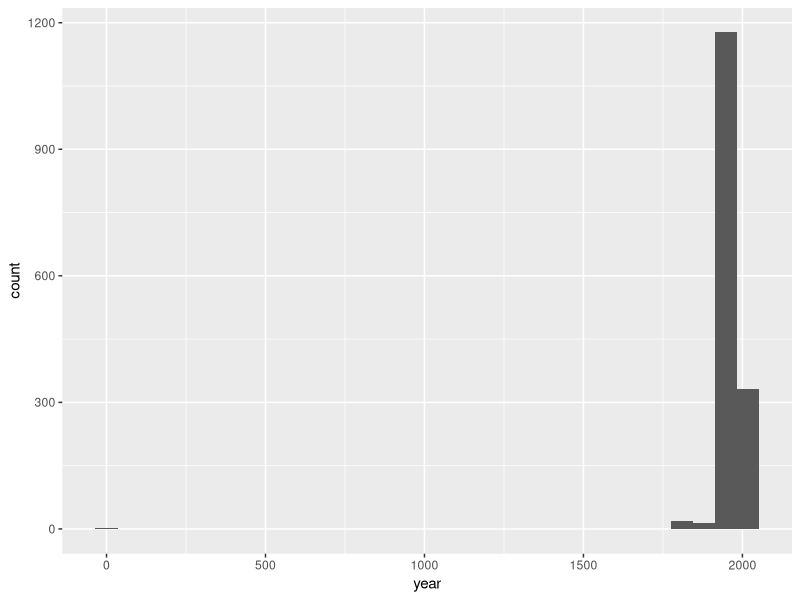
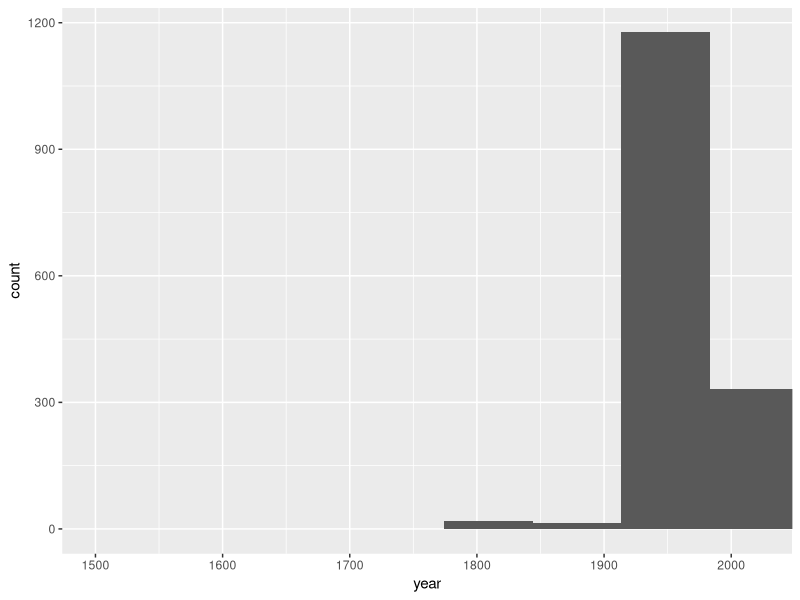
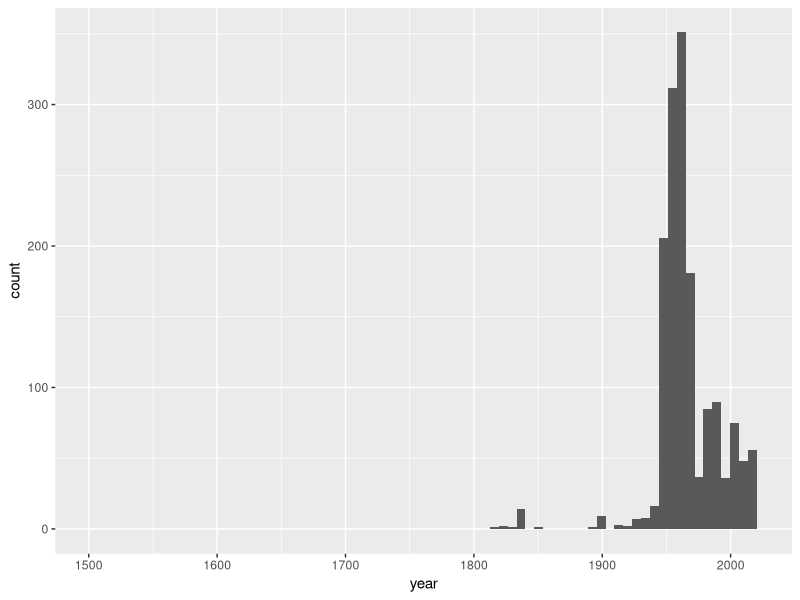

Here is the R script that generated these plots, in order:
## ---- chunk 1
library(tidyverse) 
library(stringr)
library(skimr)
## ---- chunk 2
# Remove eval = FALSE or set it to TRUE once data is ready to be loaded
uoe_art <- read_csv("data/uoe-art.csv")
## ---- chunk 3
uoe_art <- uoe_art %>%
  separate(title, into = c("title", "date"), sep = "\\(") %>%
  mutate(year = str_remove(date, "\\)") %>% as.numeric()) %>%
  select(title, artist, year, date)
## ---- chunk 4
skim(uoe_art)
## ---- chunk 5
ggplot(uoe_art,aes(x=year))+
geom_histogram()
## ---- chunk 6
ggplot(uoe_art,aes(x=year))+
geom_histogram()+
  coord_cartesian(xlim = c(1500 , 2022))
## ---- chunk 7
uoe_art_v2 <- uoe_art %>% 
  mutate(
    year = if_else(
      year == "2" , "1964" ,
      if_else(year != "2" , paste0(year), "NA"
    ))) %>% 
  mutate(year = as.numeric(year))
  
## ---- chunk 8
ggplot(uoe_art_v2,aes(x=year))+
geom_histogram()+
  coord_cartesian(xlim = c(1500 , 2022))
## ---- chunk 9
uoe_art_v2 %>% 
  count(artist) %>% 
  arrange(desc(n))
## ---- chunk 10
uoe_art_v2 %>% 
  filter(str_detect(title , "Child"))
